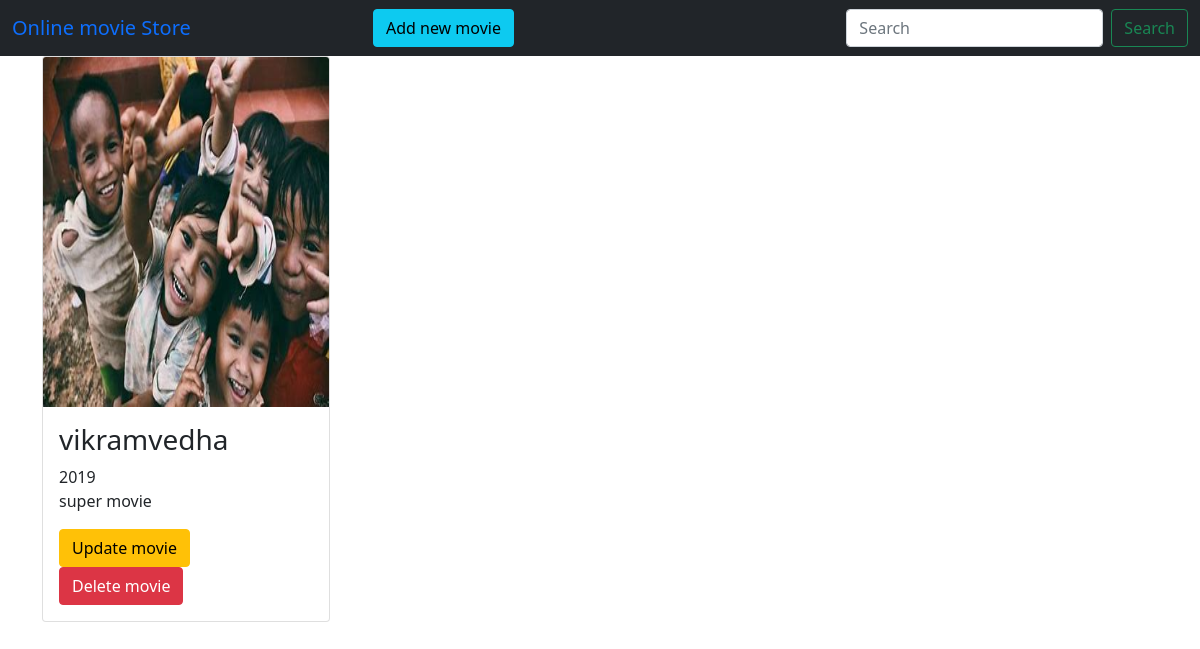
/movie/7/, run on the app's committed database.
### movieapp/models.py (models this page shows, shortened)
class movie_details(models.Model):
    name=models.CharField(max_length=50)
    des=models.TextField(max_length=250)
    im=models.ImageField(upload_to='pic')
    year=models.IntegerField()

### movieapp/views.py (the view)
# urls.py: path('movie/<int:m_id>/',views.details,name='details'),
def details(request,m_id):
    mov=movie_details.objects.get(id=m_id)
    return render(request,'details.html',{'movie':mov})

### template/details.html (shortened to what this page needs)
{% extends 'base.html' %}
{% block body %}
<div class="container">
  <div class="row">
      <div class="coloum-md-6">
    <div class="card" style="width: 18rem;">
    <img src="{{movie.im.url}}" class="card-img-top" alt="..." height="350" width="250">
    <div class="card-body">
     <h3 class="card-title">{{movie.name}}</h3>
        {{movie.year}}
     <p class="card-text">{{movie.des}}</p>
     <a href="{% url 'movieapp:update' movie.id %}" class="btn btn-warning">Update movie</a>
     <a class="btn btn-danger" href="{% url 'movieapp:delete' movie.id %}">Delete movie</a><br>
   </div>
  </div>
</div>
  </div>
</div>
{% endblock %}

### data on the page
movie_details: im (picture), name "vikramvedha", year "2019", des "super movie"
